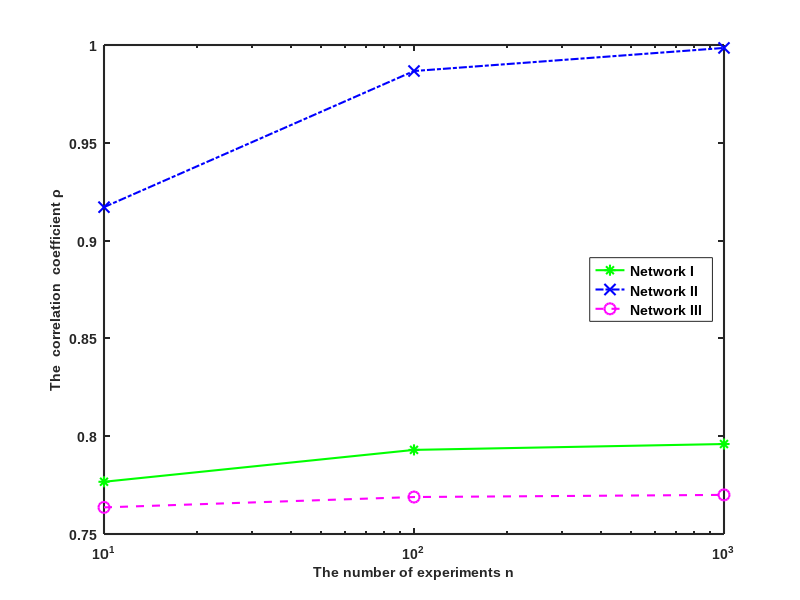

This figure's MATLAB source: (Note: this script raises an error after producing the figure.)
clear;
clc;
x=[ 10, 100, 1000]
y1=[0.7767,0.7930,0.7960]
y2=[0.9171,0.9867,0.9985]
%y3=[0.9035,0.9236,0.9242]
y4=[0.7636,0.7689,0.77]

semilogx(x,y1,'g-*','LineWidth',1.5,'markersize',8) % probability
hold on
semilogx(x,y2,'b-.x','LineWidth',1.5,'markersize',8) % probability
hold on
%semilogx(x,y3,'r:^','LineWidth',1.5,'markersize',8) % probability
hold on
semilogx(x,y4,'m--o','LineWidth',1.5,'markersize',8) % probability
%set(gca, 'YLim',[0.975 1]); 
%axis=([0 100  0.975 1]);
xlabel('The number of experiments n','FontName','Arial','FontSize',10,'FontWeight','Bold');
ylabel('The  correlation  coefficient \rho','FontName','Arial','FontSize',10,'FontWeight','Bold');
%set(gca, 'LineWidth', 1.5);
legend('Network I','Network II','Network III ','FontName','Arial','FontSize',10,'FontWeight','Bold','Location', 'East' ) 

set(gca,'LineWidth', 1.5,'FontName','Arial','FontSize',10,'FontWeight','Bold')

export_fig pr.eps -painters -transparent